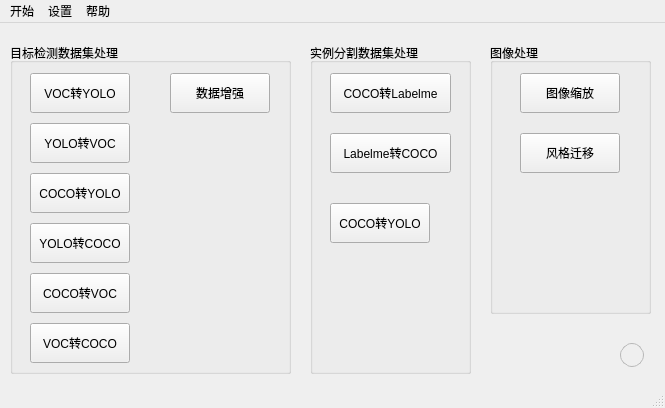
<?xml version="1.0" encoding="UTF-8"?>
<ui version="4.0">
 <class>MainWindow</class>
 <widget class="QMainWindow" name="MainWindow">
  <property name="geometry">
   <rect>
    <x>0</x>
    <y>0</y>
    <width>665</width>
    <height>408</height>
   </rect>
  </property>
  <property name="windowTitle">
   <string>Data Pre Processing</string>
  </property>
  <widget class="QWidget" name="centralwidget">
   <widget class="QGroupBox" name="groupBox">
    <property name="geometry">
     <rect>
      <x>10</x>
      <y>20</y>
      <width>281</width>
      <height>331</height>
     </rect>
    </property>
    <property name="title">
     <string>目标检测数据集处理</string>
    </property>
    <widget class="QPushButton" name="pushButton_VOC_to_COCO">
     <property name="geometry">
      <rect>
       <x>20</x>
       <y>280</y>
       <width>100</width>
       <height>40</height>
      </rect>
     </property>
     <property name="text">
      <string>VOC转COCO</string>
     </property>
    </widget>
    <widget class="QPushButton" name="pushButton_YOLO_to_VOC">
     <property name="geometry">
      <rect>
       <x>20</x>
       <y>80</y>
       <width>100</width>
       <height>40</height>
      </rect>
     </property>
     <property name="text">
      <string>YOLO转VOC</string>
     </property>
    </widget>
    <widget class="QPushButton" name="pushButton_COCO_to_YOLO">
     <property name="geometry">
      <rect>
       <x>20</x>
       <y>130</y>
       <width>100</width>
       <height>40</height>
      </rect>
     </property>
     <property name="text">
      <string>COCO转YOLO</string>
     </property>
    </widget>
    <widget class="QPushButton" name="pushButton_COCO_to_VOC">
     <property name="geometry">
      <rect>
       <x>20</x>
       <y>230</y>
       <width>100</width>
       <height>40</height>
      </rect>
     </property>
     <property name="text">
      <string>COCO转VOC</string>
     </property>
    </widget>
    <widget class="QPushButton" name="pushButton_YOLO_to_COCO">
     <property name="geometry">
      <rect>
       <x>20</x>
       <y>180</y>
       <width>100</width>
       <height>40</height>
      </rect>
     </property>
     <property name="text">
      <string>YOLO转COCO</string>
     </property>
    </widget>
    <widget class="QPushButton" name="pushButton_VOC_to_YOLO">
     <property name="geometry">
      <rect>
       <x>20</x>
       <y>30</y>
       <width>100</width>
       <height>40</height>
      </rect>
     </property>
     <property name="text">
      <string>VOC转YOLO</string>
     </property>
    </widget>
    <widget class="QPushButton" name="pushButton_amp">
     <property name="geometry">
      <rect>
       <x>160</x>
       <y>30</y>
       <width>100</width>
       <height>40</height>
      </rect>
     </property>
     <property name="text">
      <string>数据增强</string>
     </property>
    </widget>
   </widget>
   <widget class="QGroupBox" name="groupBox_2">
    <property name="geometry">
     <rect>
      <x>310</x>
      <y>20</y>
      <width>161</width>
      <height>331</height>
     </rect>
    </property>
    <property name="title">
     <string>实例分割数据集处理</string>
    </property>
    <widget class="QPushButton" name="pushButton_Labelme_to_COCO">
     <property name="geometry">
      <rect>
       <x>20</x>
       <y>90</y>
       <width>121</width>
       <height>40</height>
      </rect>
     </property>
     <property name="text">
      <string>Labelme转COCO</string>
     </property>
    </widget>
    <widget class="QPushButton" name="pushButton_COCO_to_YOLO_2">
     <property name="geometry">
      <rect>
       <x>20</x>
       <y>160</y>
       <width>100</width>
       <height>40</height>
      </rect>
     </property>
     <property name="text">
      <string>COCO转YOLO</string>
     </property>
    </widget>
    <widget class="QPushButton" name="pushButton_COCO_to_Labelme">
     <property name="geometry">
      <rect>
       <x>20</x>
       <y>30</y>
       <width>121</width>
       <height>40</height>
      </rect>
     </property>
     <property name="text">
      <string>COCO转Labelme</string>
     </property>
    </widget>
   </widget>
   <widget class="QPushButton" name="pushButton_help">
    <property name="geometry">
     <rect>
      <x>620</x>
      <y>320</y>
      <width>24</width>
      <height>24</height>
     </rect>
    </property>
    <property name="styleSheet">
     <string notr="true">QPushButton {
    border: 1px solid palette(mid);
    border-radius: 12px;
    color: palette(button-text);
    background: palette(button);
}

QPushButton:pressed {
    background: #f3f3f3
}
</string>
    </property>
    <property name="text">
     <string/>
    </property>
    <property name="icon">
     <iconset theme="help-browser"/>
    </property>
   </widget>
   <widget class="QGroupBox" name="groupBox_3">
    <property name="geometry">
     <rect>
      <x>490</x>
      <y>20</y>
      <width>161</width>
      <height>271</height>
     </rect>
    </property>
    <property name="title">
     <string>图像处理</string>
    </property>
    <widget class="QPushButton" name="pushButton_style_trans">
     <property name="geometry">
      <rect>
       <x>30</x>
       <y>90</y>
       <width>100</width>
       <height>40</height>
      </rect>
     </property>
     <property name="text">
      <string>风格迁移</string>
     </property>
    </widget>
    <widget class="QPushButton" name="pushButton_change_size">
     <property name="geometry">
      <rect>
       <x>30</x>
       <y>30</y>
       <width>100</width>
       <height>40</height>
      </rect>
     </property>
     <property name="text">
      <string>图像缩放</string>
     </property>
    </widget>
   </widget>
  </widget>
  <widget class="QMenuBar" name="menubar">
   <property name="geometry">
    <rect>
     <x>0</x>
     <y>0</y>
     <width>665</width>
     <height>33</height>
    </rect>
   </property>
   <widget class="QMenu" name="menu">
    <property name="title">
     <string>开始</string>
    </property>
    <widget class="QMenu" name="menu_4">
     <property name="title">
      <string>目标检测数据集处理</string>
     </property>
     <addaction name="actionVOC_to_YOLO"/>
     <addaction name="actionYOLO_to_VOC"/>
     <addaction name="actionCOCO_to_YOLO"/>
     <addaction name="actionYOLO_to_COCO"/>
     <addaction name="actionCOCO_to_VOC"/>
     <addaction name="actionVOC_to_COCO"/>
     <addaction name="action_dataset_amp"/>
    </widget>
    <widget class="QMenu" name="menu_5">
     <property name="title">
      <string>实例分割数据集处理</string>
     </property>
     <addaction name="actionCOCO_to_Labelme"/>
     <addaction name="actionLabelme_to_COCO"/>
     <addaction name="actionCOOC_to_YOLO_seg"/>
    </widget>
    <widget class="QMenu" name="menu_6">
     <property name="title">
      <string>图像处理</string>
     </property>
     <addaction name="action_change_image_size"/>
     <addaction name="action_style_transfer"/>
    </widget>
    <addaction name="menu_4"/>
    <addaction name="menu_5"/>
    <addaction name="menu_6"/>
    <addaction name="action_quit"/>
   </widget>
   <widget class="QMenu" name="menu_2">
    <property name="title">
     <string>设置</string>
    </property>
   </widget>
   <widget class="QMenu" name="menu_3">
    <property name="title">
     <string>帮助</string>
    </property>
    <addaction name="separator"/>
    <addaction name="actionGithub"/>
    <addaction name="actionGitCode"/>
   </widget>
   <addaction name="menu"/>
   <addaction name="menu_2"/>
   <addaction name="menu_3"/>
  </widget>
  <widget class="QStatusBar" name="statusbar"/>
  <action name="action_quit">
   <property name="text">
    <string>退出</string>
   </property>
  </action>
  <action name="actionVOC_to_YOLO">
   <property name="text">
    <string>VOC转YOLO</string>
   </property>
  </action>
  <action name="actionYOLO_to_VOC">
   <property name="text">
    <string>YOLO转VOC</string>
   </property>
  </action>
  <action name="actionCOCO_to_YOLO">
   <property name="text">
    <string>COCO转YOLO</string>
   </property>
  </action>
  <action name="actionYOLO_to_COCO">
   <property name="text">
    <string>YOLO转COCO</string>
   </property>
  </action>
  <action name="actionCOCO_to_Labelme">
   <property name="text">
    <string>COCO转Labelme</string>
   </property>
  </action>
  <action name="actionLabelme_to_COCO">
   <property name="text">
    <string>Labelme转COCO</string>
   </property>
  </action>
  <action name="actionCOOC_to_YOLO_seg">
   <property name="text">
    <string>COOC转YOLO</string>
   </property>
  </action>
  <action name="actionCOCO_to_VOC">
   <property name="text">
    <string>COCO转VOC</string>
   </property>
  </action>
  <action name="actionVOC_to_COCO">
   <property name="text">
    <string>VOC转COCO</string>
   </property>
  </action>
  <action name="action_dataset_amp">
   <property name="text">
    <string>数据增强</string>
   </property>
  </action>
  <action name="actionGithub">
   <property name="text">
    <string>Github</string>
   </property>
  </action>
  <action name="actionGitCode">
   <property name="text">
    <string>GitCode</string>
   </property>
  </action>
  <action name="action_change_image_size">
   <property name="text">
    <string>图像缩放</string>
   </property>
  </action>
  <action name="action_style_transfer">
   <property name="text">
    <string>风格迁移</string>
   </property>
  </action>
 </widget>
 <resources/>
 <connections/>
</ui>
